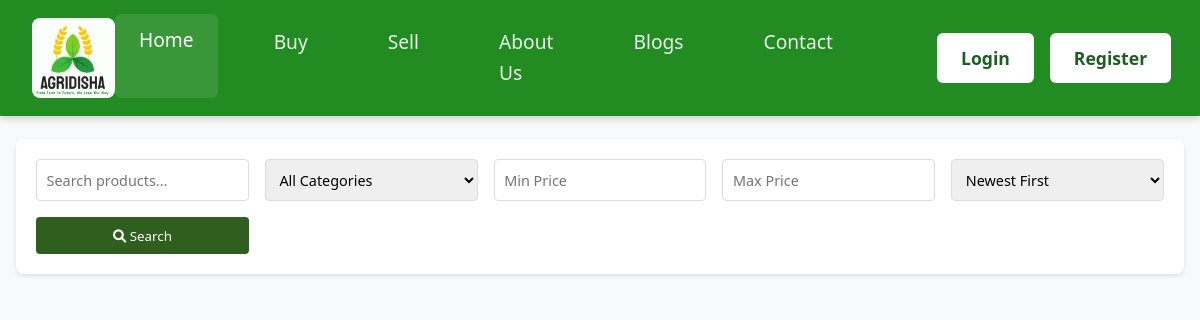
Before: /buy1.php with the older database file.
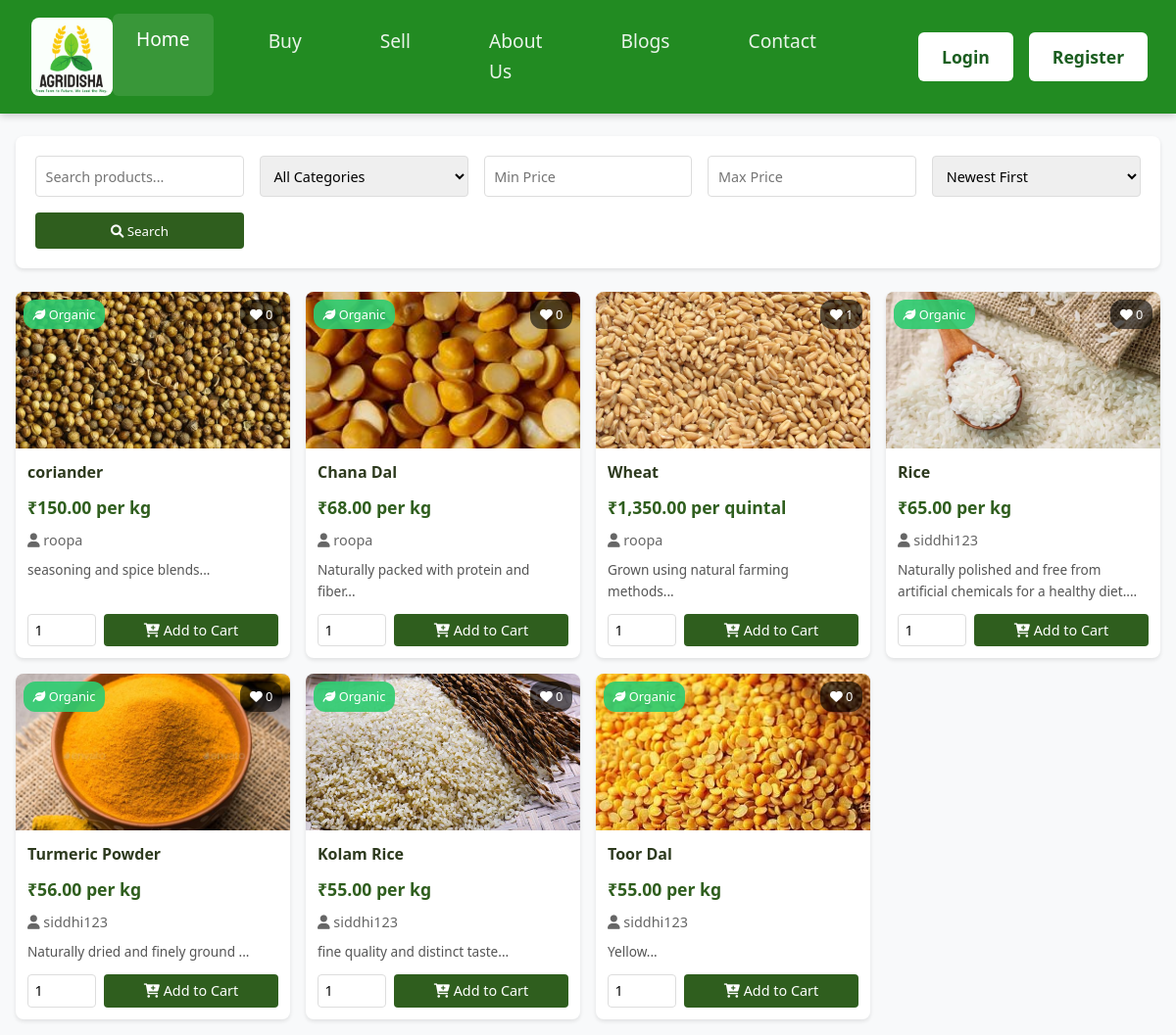
After: the same page with the newer database file.
### tables this page shows
CREATE TABLE IF NOT EXISTS `products` (
  `id` int NOT NULL AUTO_INCREMENT,
  `name` varchar(255) NOT NULL,
  `description` text,
  `price` decimal(10,2) NOT NULL,
  `unit` varchar(50) NOT NULL,
  `quantity` int NOT NULL,
  `category` varchar(100) NOT NULL,
  `location` varchar(100) NOT NULL,
  `image_url` varchar(255) DEFAULT NULL,
  `seller_id` int NOT NULL,
  `organic_certified` tinyint(1) DEFAULT '0',
  `in_stock` tinyint(1) DEFAULT '1',
  `delivery_options` varchar(255) DEFAULT NULL,
  `created_at` timestamp NULL DEFAULT CURRENT_TIMESTAMP,
  `updated_at` timestamp NULL DEFAULT CURRENT_TIMESTAMP ON UPDATE CURRENT_TIMESTAMP,
  PRIMARY KEY (`id`),
  KEY `seller_id` (`seller_id`)
);

CREATE TABLE IF NOT EXISTS `users` (
  `id` int NOT NULL AUTO_INCREMENT,
  `username` varchar(100) NOT NULL,
  `email` varchar(100) NOT NULL,
  `password_hash` varchar(255) NOT NULL,
  `role` enum('Farmer','Buyer','Admin') NOT NULL,
  `status` enum('approved','pending') NOT NULL DEFAULT 'pending',
  `otp` varchar(6) NOT NULL,
  `otp_verified` tinyint(1) DEFAULT '0',
  `otp_timestamp` timestamp NULL DEFAULT CURRENT_TIMESTAMP,
  `reset_token` varchar(300) DEFAULT NULL,
  `reset_token_expiry` datetime DEFAULT NULL,
  `address_line1` varchar(255) DEFAULT NULL,
  `address_line2` varchar(255) DEFAULT NULL,
  `city` varchar(100) DEFAULT NULL,
  `state` varchar(100) DEFAULT NULL,
  `postal_code` varchar(20) DEFAULT NULL,
  `country` varchar(100) DEFAULT NULL,
  `phone` varchar(20) DEFAULT NULL,
  PRIMARY KEY (`id`),
  UNIQUE KEY `email` (`email`)
);

### buy1.php (the view, shortened to what this page needs)
<?php
include 'db.php';
$where_conditions = ["p.in_stock = 1"];
$sort_options = [
    'price_asc' => 'p.price ASC',
    'price_desc' => 'p.price DESC',
    'newest' => 'p.created_at DESC',
    'name_asc' => 'p.name ASC'
];
$sort = isset($_GET['sort']) && array_key_exists($_GET['sort'], $sort_options)
    ? $sort_options[$_GET['sort']]
    : 'p.created_at DESC';
$where_clause = !empty($where_conditions) ? "WHERE " . implode(" AND ", $where_conditions) : "";
$query = "
    SELECT p.*, u.username as seller_name,
           (SELECT COUNT(*) FROM wishlist w WHERE w.product_id = p.id) as wishlist_count
    FROM products p
    JOIN users u ON p.seller_id = u.id
    $where_clause
    ORDER BY $sort
";
$stmt = $conn->prepare($query);
$stmt->execute();
$result = $stmt->get_result();
include 'header.php';
?>
<!DOCTYPE html>
<html lang="en">
<head>
    <link href="https://cdnjs.cloudflare.com/ajax/libs/font-awesome/6.0.0/css/all.min.css" rel="stylesheet">
</head>
<body>
    <div class="container">
        <div class="search-container">
            <form method="GET" action="" class="search-form">
                <div class="search-filters">
                    <input type="text" name="search" placeholder="Search products..."
                           value="<?php echo isset($_GET['search']) ? htmlspecialchars($_GET['search']) : ''; ?>"
                           class="search-input">
                    <select name="category" class="filter-select">
                        <option value="">All Categories</option>
                    </select>
                    <input type="number" name="min_price" placeholder="Min Price"
                           value="<?php echo isset($_GET['min_price']) ? htmlspecialchars($_GET['min_price']) : ''; ?>"
                           class="price-input">
                    <input type="number" name="max_price" placeholder="Max Price"
                           value="<?php echo isset($_GET['max_price']) ? htmlspecialchars($_GET['max_price']) : ''; ?>"
                           class="price-input">
                    <select name="sort" class="sort-select">
                        <option value="newest" <?php echo (!isset($_GET['sort']) || $_GET['sort'] == 'newest') ? 'selected' : ''; ?>>Newest First</option>
                    </select>
                    <button type="submit" class="search-btn">
                        <i class="fas fa-search"></i> Search
                    </button>
                </div>
            </form>
        </div>
        <div class="products-grid">
            <?php while($product = $result->fetch_assoc()): ?>
                <div class="product-card">
                    <div class="wishlist-count">
                        <i class="fas fa-heart"></i> <?php echo $product['wishlist_count']; ?>
                    </div>
                    <img src="<?php echo htmlspecialchars($product['image_url'] ?? 'default-product.jpg'); ?>"
                         alt="<?php echo htmlspecialchars($product['name']); ?>"
                         class="product-image">
                    <div class="product-details">
                        <h3 class="product-title"><?php echo htmlspecialchars($product['name']); ?></h3>
                        <p class="product-price">₹<?php echo number_format($product['price'], 2); ?> per <?php echo htmlspecialchars($product['unit']); ?></p>
                        <p class="product-seller">
                            <i class="fas fa-user"></i> <?php echo htmlspecialchars($product['seller_name']); ?>
                        </p>
                        <p class="product-description"><?php echo htmlspecialchars(substr($product['description'], 0, 100)) . '...'; ?></p>
                        <?php if($product['organic_certified']): ?>
                            <div class="organic-badge">
                                <i class="fas fa-leaf"></i> Organic
                            </div>
                        <?php endif; ?>
                        <form method="POST" action="" class="cart-form">
                            <div class="quantity-wrapper">
                                <input type="number" name="quantity" value="1" min="1"
                                       max="<?php echo $product['quantity']; ?>"
                                       class="quantity-input">
                                <button type="submit" name="add_to_cart" class="add-to-cart-btn">
                                    <i class="fas fa-cart-plus"></i> Add to Cart
                                </button>
                            </div>
                        </form>
                    </div>
                </div>
            <?php endwhile; ?>
        </div>
    </div>
</body>
</html>

### header.php (shortened to what this page needs)
<?php
$current_tab = isset($_GET['tab']) ? $_GET['tab'] : 'home';
$is_logged_in = isset($_SESSION['id']) && !empty($_SESSION['id']);
$user_role = isset($_SESSION['role']) ? $_SESSION['role'] : '';
?>
<header class="header-container">
    <nav class="main-nav">
        <div class="nav-content">
            <div class="logo">
                <img src="ASSETS/IMAGES/logo1.jpg" alt="AgriDisha Logo">
            </div>
            <div class="nav-links">
                <a href="?tab=home" class="<?php echo $current_tab == 'home' ? 'active' : ''; ?>">Home</a>
                <a href="?tab=buy" class="<?php echo $current_tab == 'buy' ? 'active' : ''; ?>">Buy</a>
                <a href="?tab=sell" class="<?php echo $current_tab == 'sell' ? 'active' : ''; ?>">Sell</a>
                <a href="?tab=about" class="<?php echo $current_tab == 'about' ? 'active' : ''; ?>">About Us</a>
                <a href="?tab=blogs" class="<?php echo $current_tab == 'blogs' ? 'active' : ''; ?>">Blogs</a>
                <a href="?tab=contact" class="<?php echo $current_tab == 'contact' ? 'active' : ''; ?>">Contact</a>
            </div>
            <div class="auth-buttons">
                <?php if ($is_logged_in): ?>
                    <?php if ($user_role == 'Buyer'): ?>
                        <?php
                        $cart_count = 0;
                        if (isset($_SESSION['id'])) {
                            include 'db.php';
                            $buyer_id = $_SESSION['id'];
                            $cart_query = "SELECT COUNT(*) as count FROM cart WHERE buyer_id = ?";
                            $stmt = mysqli_prepare($conn, $cart_query);
                            mysqli_stmt_bind_param($stmt, "i", $buyer_id);
                            mysqli_stmt_execute($stmt);
                            $result = mysqli_stmt_get_result($stmt);
                            if ($row = mysqli_fetch_assoc($result)) {
                                $cart_count = $row['count'];
                            }
                        }
                        ?>
                        <a href="?tab=cart" class="cart-icon" title="Your Cart">
                            <i class="bi bi-cart3"></i>
                            <?php if ($cart_count > 0): ?>
                                <span class="cart-badge"><?php echo $cart_count; ?></span>
                            <?php endif; ?>
                        </a>
                    <?php endif; ?>
                    <div class="profile-dropdown">
                        <div class="profile-icon">
                            <i class="bi bi-person-circle"></i>
                        </div>
                        <div class="dropdown-menu">
                            <div class="user-info">
                                <span><?php echo htmlspecialchars($_SESSION['username']); ?></span>
                            </div>
                            <a href="bdemo.php">
                                <i class="bi bi-speedometer2 me-2"></i> Dashboard
                            </a>
                            <a href="bdemo.php?tab=profile">
                                <i class="bi bi-person me-2"></i> My Profile
                            </a>
                            <?php if ($user_role == 'Buyer'): ?>
                                <a href="bdemo.php?tab=my_orders">
                                    <i class="bi bi-bag me-2"></i> My Orders
                                </a>
                                <a href="bdemo.php?tab=wishlist">
                                    <i class="bi bi-heart me-2"></i> My Wishlist
                                </a>
                            <?php endif; ?>
                            <?php if ($user_role == 'Farmer'): ?>
                                <a href="my_products.php">
                                    <i class="bi bi-basket me-2"></i> My Products
                                </a>
                                <a href="sales.php">
                                    <i class="bi bi-graph-up me-2"></i> Sales History
                                </a>
                            <?php endif; ?>
                            <a href="logout.php">
                                <i class="bi bi-box-arrow-right me-2"></i> Logout
                            </a>
                        </div>
                    </div>
                <?php else: ?>
                    <a href="login.php" class="register-btn">Login</a>
                    <a href="registration.php" class="register-btn">Register</a>
                <?php endif; ?>
            </div>
        </div>
    </nav>
</header>
<div style="height: 3px;"></div>

### header.php (style rules this page uses)
* { margin: 0; padding: 0; box-sizing: border-box; }
body { padding-top: 120px; font-family: system-ui, -apple-system, sans-serif; }
.header-container { position: fixed; top: 0; left: 0; width: 100%; background: linear-gradient(to right, #228b22,#228b22); box-shadow: 0 2px 8px rgba(0, 0, 0, 0.2); z-index: 1000; padding: 1rem 0; }
.nav-content { max-width: 1400px; margin: 0 auto; display: flex; justify-content: space-between; align-items: center; padding: 0 2rem; }
.logo { height: 80px; display: flex; align-items: center; }
.logo img { height: 100%; width: auto; border-radius: 8px; }
.nav-links { display: flex; flex-grow: 1; justify-content: center; gap: 2rem; }
.nav-links a { text-decoration: none; color: rgba(255, 255, 255, 0.9); font-weight: 500; padding: 0.7rem 1.5rem; border-radius: 6px; transition: all 0.3s ease; font-size: 1.2rem; }
.nav-links a:hover, .nav-links a.active { color: #ffffff; background-color: rgba(255, 255, 255, 0.1); transform: translateY(-2px); }
.auth-buttons { display: flex; align-items: center; gap: 1.5rem; position: relative; }
.auth-buttons { display: flex; gap: 1rem; margin-left: 2rem; }
.register-btn { background-color: #ffffff; color: #1b5e20; padding: 0.7rem 1.5rem; border-radius: 6px; text-decoration: none; transition: all 0.3s ease; font-weight: 600; font-size: 1.1rem; }

### buy1.php (style rules this page uses)
:root { --primary-color: #2F5E1E; --secondary-color: #4A8B2C; --background-color: #f8f9fa; --text-dark: #2D3A1E; --text-light: #ffffff; --card-shadow: 0 2px 4px rgba(0, 0, 0, 0.1); }
* { margin: 0; padding: 0; box-sizing: border-box; font-family: 'Segoe UI', Tahoma, Geneva, Verdana, sans-serif; }
body { background-color: var(--background-color); line-height: 1.6; }
.container { max-width: 1400px; margin: 0 auto; padding: 1rem; }
.search-container { background: white; padding: 1.25rem; border-radius: 8px; box-shadow: var(--card-shadow); margin-bottom: 1.5rem; }
.search-form { width: 100%; }
.search-filters { display: grid; grid-template-columns: repeat(auto-fit, minmax(200px, 1fr)); gap: 1rem; }
.search-input, .filter-select, .price-input, .sort-select { width: 100%; padding: 0.6rem; border: 1px solid #ddd; border-radius: 4px; font-size: 0.9rem; }
.search-btn { padding: 0.6rem 1.2rem; background: var(--primary-color); color: white; border: none; border-radius: 4px; cursor: pointer; transition: background-color 0.3s; width: 100%; }
.products-grid { display: grid; grid-template-columns: repeat(auto-fill, minmax(240px, 1fr)); gap: 1rem; }
.product-card { background: white; border-radius: 8px; box-shadow: var(--card-shadow); overflow: hidden; position: relative; transition: transform 0.3s; height: 100%; display: flex; flex-direction: column; }
.product-image { width: 100%; height: 160px; object-fit: cover; }
.product-details { padding: 0.75rem; flex-grow: 1; display: flex; flex-direction: column; }
.product-title { font-size: 1rem; margin-bottom: 0.5rem; color: var(--text-dark); }
.product-price { font-size: 1.1rem; color: var(--primary-color); font-weight: 600; margin-bottom: 0.5rem; }
.product-seller { font-size: 0.9rem; color: #666; margin-bottom: 0.5rem; }
.product-description { font-size: 0.85rem; color: #555; margin-bottom: 0.75rem; flex-grow: 1; }
.organic-badge { position: absolute; top: 8px; left: 8px; background: rgba(46, 204, 113, 0.9); color: white; padding: 0.3rem 0.6rem; border-radius: 12px; font-size: 0.8rem; }
.wishlist-count { position: absolute; top: 8px; right: 8px; background: rgba(0, 0, 0, 0.6); color: white; padding: 0.3rem 0.6rem; border-radius: 12px; font-size: 0.8rem; }
.cart-form { margin-top: auto; }
.quantity-wrapper { display: flex; gap: 0.5rem; }
.quantity-input { width: 70px; padding: 0.4rem; border: 1px solid #ddd; border-radius: 4px; font-size: 0.9rem; }
.add-to-cart-btn { flex-grow: 1; padding: 0.4rem; background: var(--primary-color); color: white; border: none; border-radius: 4px; cursor: pointer; font-size: 0.9rem; transition: background-color 0.3s; }

Changed rows visible on the page:
added products: wishlist_count "0", image_url+name (picture), name "coriander", price "150.00", unit "kg", seller.username "roopa", description "seasoning and spice blends", organic_certified 1 (drawn)
added products: wishlist_count "0", image_url (picture), name "Chana Dal", price "68.00", unit "kg", seller.username "roopa", description "Naturally packed with protein and fiber", organic_certified 1 (drawn)
added products: wishlist_count "1", image_url (picture), name "Wheat", price "1,350.00", unit "quintal", seller.username "roopa", description "Grown using natural farming methods"
added products: wishlist_count "0", image_url (picture), name "Rice", price "65.00", unit "kg", seller.username "siddhi123", description "Naturally polished and free from artificial chemicals for a healthy diet.", organic_certified 1 (drawn)
added products: wishlist_count "0", image_url (picture), name "Turmeric Powder", price "56.00", unit "kg", seller.username "siddhi123", description "Naturally dried and finely ground", organic_certified 1 (drawn)
added products: wishlist_count "0", image_url (picture), name "Kolam Rice", price "55.00", unit "kg", seller.username "siddhi123", description "fine quality and distinct taste", organic_certified 1 (drawn)
added products: wishlist_count "0", image_url (picture), name "Toor Dal", price "55.00", unit "kg", seller.username "siddhi123", description "Yellow", organic_certified 1 (drawn)
